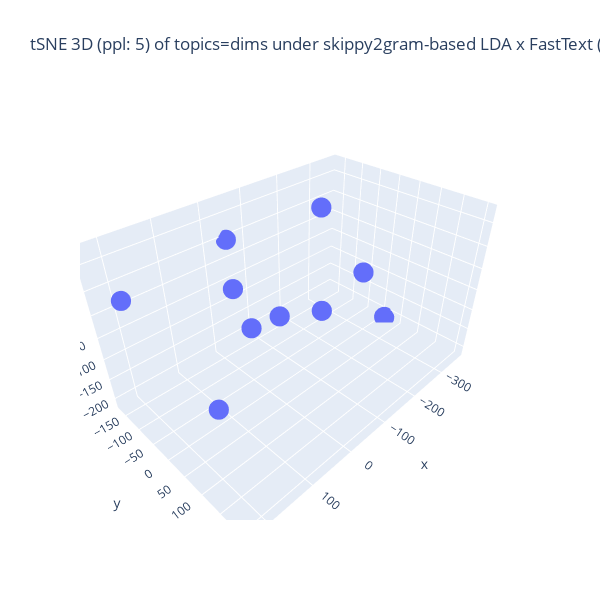

Here is the notebook cell this chart was saved with:
### Code cell
%%capture --no-display

## Plotlyを使って tSNE の結果の可視化 (3D)
import numpy as np
import plotly.graph_objects as go

## 変数の指定
d1, d2, d3 = topic_tsne_3d[:,0], topic_tsne_3d[:,1], topic_tsne_3d[:,2]
fig = go.Figure(data = [go.Scatter3d(x = d1, y = d2, z = d3,
                                     mode = 'markers', marker = dict(size = 7)) ])

## 3D 散布図にラベルを追加する処理は未実装
if use_FastText:
    if use_LDA:
        title_val = f"tSNE 3D (ppl: {top_perplexity_val}) of topics under {term_type}-based LDA ({n_topics} topics) x FastText ({ft_n_dims} dims=topics)"
    else:
        title_val = f"tSNE 3D (ppl: {top_perplexity_val}) of dims under FastText ({n_topics} dims)"
else:
    title_val = f"tSNE 3D (ppl: {top_perplexity_val}) of topics {term_type}-based LDA ({n_topics} topics)"
#
fig.update_layout(title = dict(text = title_val, font_size = 13),
                  autosize = False, width = 600, height = 600,)
fig.show()

### Figure 1 — Plotly figure (JSON) as saved in the notebook; plotly's stock layout.template omitted (floating-point values rounded to 4 significant figures)
{"data": [{"marker": {"size": 7}, "mode": "markers", "type": "scatter3d", "x": [225.1, 130.2, -162.9, -364.2, -72.61, 77.49, -108.2, -27.92, -46.62, 77.48], "y": [-84.54, 3.93, -19.79, 13.62, -140.1, 9.712, 131.0, 4.653, -169.8, 205.9], "z": [69.53, -177.4, 125.3, -213.9, -174.6, 67.15, 71.34, -44.5, 45.68, 122.1]}], "layout": {"autosize": false, "height": 600, "title": {"text": "tSNE 3D (ppl: 5) of topics=dims under skippy2gram-based LDA x FastText (10 dims=topics)"}, "width": 600}}
